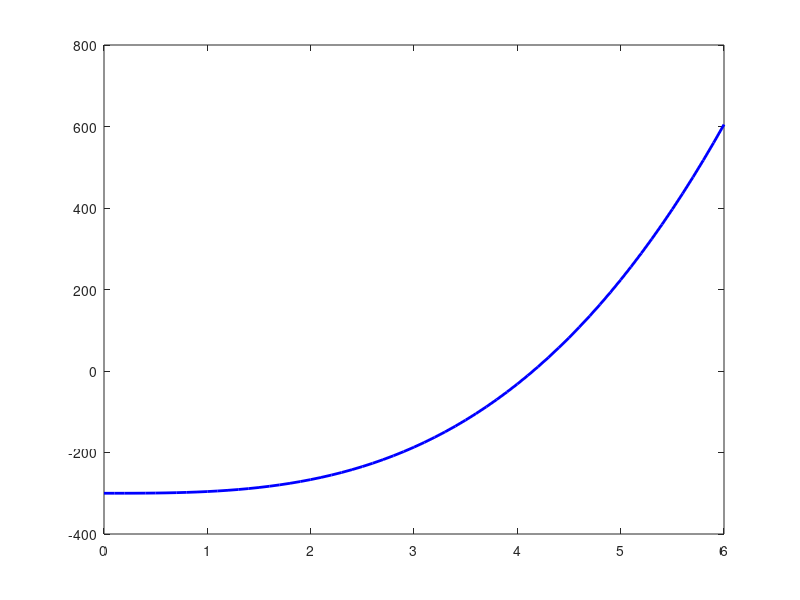

Reproduce this figure in MATLAB. (Note: this script raises an error after producing the figure.)
% Kasus 3: Pencarian Jari-jari dengan Persamaan Non Linier
clc; clear; close all;

% Definisi fungsi non-linear: f(r) = (4/3)*pi*r^3 - 300
f = @(r) (4/3) * pi * r.^3 - 300;

% Bagian 1: Metode Grafik untuk rentang nilai awal
r_val = 0:0.1:6;
y_val = f(r_val);
figure;
plot(r_val, y_val, 'b-', 'LineWidth', 2); hold on;
yline(0, 'r--', 'LineWidth', 1.5);
title('Metode Grafik: Menentukan Tebakan Awal Jari-jari (r)');
xlabel('Jari-jari (r) cm'); ylabel('f(r)');
grid on;

% Bagian 2: Evaluasi Akar dengan Metode Biseksi di rentang [3, 5]
a = 3; b = 5;
tol = 1e-5; max_iter = 100;

for iter = 1:max_iter
    c = (a + b) / 2;
    % Hentikan jika nilai f(c) sangat kecil atau toleransi tercapai
    if abs(f(c)) < tol || (b - a)/2 < tol
        break;
    end
    % Perbarui interval
    if f(a) * f(c) < 0
        b = c;
    else
        a = c;
    end
end

fprintf('Akar pendekatan (Jari-jari) ditemukan pada = %.4f cm\n', c);
